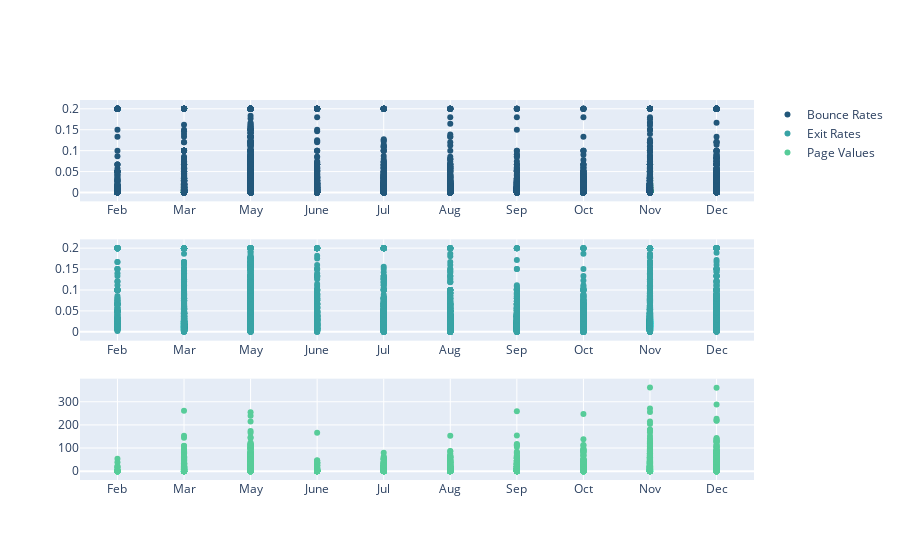

Notebook code cell kept with this figure:
### Markdown cell above
I considered the possibility that the site the data represented was new, or had been newly linked to Google Analytics for the purposes of the project. I wanted to see if the Google Analytics features would change over time as more users interacted with the site. After printing out the following visualizations, it seems that the distribution of data over time parallels that of other features plotted against Month.

### Code cell
fig = make_subplots(rows=3, cols=1)

fig.append_trace(go.Scatter(
    x = df["Month"], y=df["BounceRates"],
    name='Bounce Rates',
    mode='markers',
    marker_color = '#22577a'
), row=1, col=1)

fig.append_trace(go.Scatter(
    x = df["Month"], y=df["ExitRates"],
    name='Exit Rates',
    mode='markers',
    marker_color='#38a3a5'
), row=2, col=1)

fig.add_trace(go.Scatter(
    x = df["Month"], y=df["PageValues"],
    name='Page Values',
    mode='markers',
    marker_color='#57cc99'
), row=3, col=1)

fig.update_layout(hovermode=False)
#this line of code took me 45 minutes rip
fig.update_xaxes(categoryorder = 'array', categoryarray=np.array(months))
fig.show()

### Figure 1 — Plotly figure (JSON) as saved in the notebook; plotly's stock layout.template omitted (floating-point values rounded to 4 significant figures; data arrays with more than 128 entries replaced by an {"elided": "..."} marker saying what was removed)
{"data": [{"marker": {"color": "#22577a"}, "mode": "markers", "name": "Bounce Rates", "type": "scatter", "x": {"elided": "12330 str values"}, "xaxis": "x", "y": {"elided": "12330 float values"}, "yaxis": "y"}, {"marker": {"color": "#38a3a5"}, "mode": "markers", "name": "Exit Rates", "type": "scatter", "x": {"elided": "12330 str values"}, "xaxis": "x2", "y": {"elided": "12330 float values"}, "yaxis": "y2"}, {"marker": {"color": "#57cc99"}, "mode": "markers", "name": "Page Values", "type": "scatter", "x": {"elided": "12330 str values"}, "xaxis": "x3", "y": {"elided": "12330 float values"}, "yaxis": "y3"}], "layout": {"hovermode": false, "xaxis": {"anchor": "y", "categoryarray": ["Feb", "Mar", "May", "June", "Jul", "Aug", "Sep", "Oct", "Nov", "Dec"], "categoryorder": "array", "domain": [0, 1]}, "xaxis2": {"anchor": "y2", "categoryarray": ["Feb", "Mar", "May", "June", "Jul", "Aug", "Sep", "Oct", "Nov", "Dec"], "categoryorder": "array", "domain": [0, 1]}, "xaxis3": {"anchor": "y3", "categoryarray": ["Feb", "Mar", "May", "June", "Jul", "Aug", "Sep", "Oct", "Nov", "Dec"], "categoryorder": "array", "domain": [0, 1]}, "yaxis": {"anchor": "x", "domain": [0.7333, 1]}, "yaxis2": {"anchor": "x2", "domain": [0.3667, 0.6333]}, "yaxis3": {"anchor": "x3", "domain": [0, 0.2667]}}}
